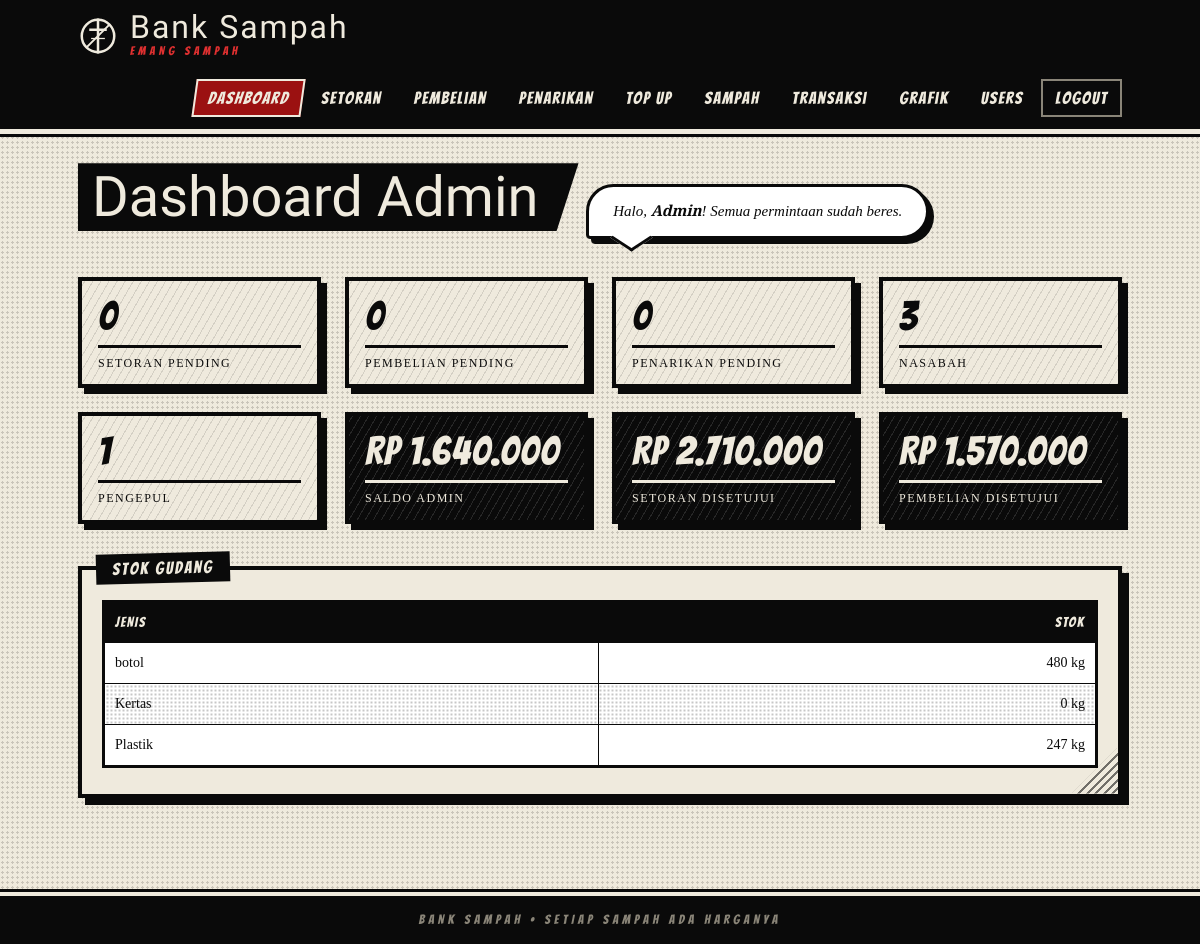
Page /admin/dashboard.php (signed in) on the committed database.
### tables this page shows
CREATE TABLE `sampah` (
  `id_sampah` int(11) NOT NULL,
  `jenis` varchar(100) NOT NULL,
  `harga_setor_per_kg` decimal(10,2) NOT NULL,
  `harga_jual_per_kg` decimal(10,2) NOT NULL,
  `stok_kg` decimal(10,2) DEFAULT 0.00
);

### admin/dashboard.php (the view, shortened to what this page needs)
<?php
require_once "../config/layout.php";
$setoran_pending   = satu($koneksi, "SELECT COUNT(*) FROM setoran WHERE status='pending'");
$pembelian_pending = satu($koneksi, "SELECT COUNT(*) FROM pembelian WHERE status='pending'");
$tarik_pending     = satu($koneksi, "SELECT COUNT(*) FROM penarikan WHERE status='pending'");
$total_nasabah     = satu($koneksi, "SELECT COUNT(*) FROM users WHERE role='nasabah'");
$total_pengepul    = satu($koneksi, "SELECT COUNT(*) FROM users WHERE role='pengepul'");
$total_setoran_rp  = satu($koneksi, "SELECT COALESCE(SUM(total_rp),0) FROM setoran WHERE status='disetujui'");
$total_beli_rp     = satu($koneksi, "SELECT COALESCE(SUM(total_rp),0) FROM pembelian WHERE status='disetujui'");
$saldo_admin       = satu($koneksi, "SELECT COALESCE(SUM(saldo),0) FROM users WHERE role='admin'");
$total_pending     = $setoran_pending + $pembelian_pending + $tarik_pending;
$stok = mysqli_query($koneksi, "SELECT jenis, stok_kg FROM sampah ORDER BY jenis");
?>
<div class="bubble">
    Halo, <b><?= h($_SESSION['user']['nama']) ?></b>!
    <?= $total_pending > 0 ? "Ada $total_pending permintaan menunggu keputusanmu." : "Semua permintaan sudah beres." ?>
</div>
<div class="stats">
    <a class="stat <?= $setoran_pending ? 'merah' : '' ?>" href="setoran.php">
        <div class="angka"><?= $setoran_pending ?></div><div class="label">Setoran pending</div></a>
    <a class="stat <?= $pembelian_pending ? 'merah' : '' ?>" href="pembelian.php">
        <div class="angka"><?= $pembelian_pending ?></div><div class="label">Pembelian pending</div></a>
    <a class="stat <?= $tarik_pending ? 'merah' : '' ?>" href="tarik.php">
        <div class="angka"><?= $tarik_pending ?></div><div class="label">Penarikan pending</div></a>
    <div class="stat"><div class="angka"><?= $total_nasabah ?></div><div class="label">Nasabah</div></div>
    <div class="stat"><div class="angka"><?= $total_pengepul ?></div><div class="label">Pengepul</div></div>
    <div class="stat gelap"><div class="angka"><?= rp($saldo_admin) ?></div><div class="label">Saldo Admin</div></div>
    <div class="stat gelap"><div class="angka"><?= rp($total_setoran_rp) ?></div><div class="label">Setoran disetujui</div></div>
    <div class="stat gelap"><div class="angka"><?= rp($total_beli_rp) ?></div><div class="label">Pembelian disetujui</div></div>
</div>
<section class="panel">
    <h3>Stok Gudang</h3>
    <div class="tabel-wrap">
    <table>
        <thead><tr><th>Jenis</th><th class="angka">Stok</th></tr></thead>
        <tbody>
        <?php while ($s = mysqli_fetch_assoc($stok)) { ?>
        <tr><td><?= h($s['jenis']) ?></td><td class="angka"><?= kg($s['stok_kg']) ?></td></tr>
        <?php } ?>
        </tbody>
    </table>
    </div>
</section>

### assets/style.css (style rules this page uses)
:root { --ink:#0a0a0a; --paper:#efeadd; --paper-2:#dcd5c4; --grey:#8a8578; --blood:#9b1111; --blood-dark:#4d0707; --blood-lt:#e03030; --f-judul:'Pirata One','UnifrakturCook',Georgia,serif; --f-sfx:'Bangers',Impact,'Arial Narrow',sans-serif; --f-teks:'Libre Baskerville',Georgia,'Times New Roman',serif; }
* { box-sizing:border-box }
html { background:var(--ink) }
body { margin:0; min-height:100vh; font-family:var(--f-teks); font-size:15px; line-height:1.55; color:var(--ink); background-color:var(--paper); background-image:radial-gradient(rgba(0,0,0,.16) 1px,transparent 1.3px); background-size:5px 5px; display:flex; flex-direction:column; }
a { color:var(--ink) }
.panel { position:relative;isolation:isolate;background:var(--paper);border:4px solid var(--ink); box-shadow:7px 7px 0 var(--ink);padding:30px 20px 20px;margin:0 0 38px; }
.panel::after { content:"";position:absolute;right:0;bottom:0;width:46px;height:46px;z-index:-1;opacity:.55; background:repeating-linear-gradient(135deg,var(--ink) 0 2px,transparent 2px 6px); clip-path:polygon(100% 0,100% 100%,0 100%) }
.panel>h3:first-child { position:absolute;top:-17px;left:14px;margin:0;background:var(--ink);color:var(--paper); font-family:var(--f-sfx);font-weight:400;font-size:17px;letter-spacing:2px;padding:2px 16px;transform:rotate(-1.5deg); }
.bubble { position:relative;display:inline-block;max-width:680px;background:#fff;border:3px solid var(--ink); border-radius:38px 38px 38px 6px;padding:12px 24px;margin:0 0 38px 4px;font-style:italic;box-shadow:5px 5px 0 var(--ink); }
.bubble::after { content:"";position:absolute;left:30px;bottom:-14px;width:22px;height:22px;background:#fff; border-left:3px solid var(--ink);border-bottom:3px solid var(--ink);transform:rotate(-45deg) skew(12deg,12deg) }
.stats { display:grid;grid-template-columns:repeat(auto-fit,minmax(210px,1fr));gap:24px;margin:0 0 42px }
.stat { display:block;position:relative;overflow:hidden;background:var(--paper);border:4px solid var(--ink); box-shadow:6px 6px 0 var(--ink);padding:14px 16px 12px;color:var(--ink);text-decoration:none }
.stat::before { content:"";position:absolute;inset:0;z-index:0;opacity:.12; background:repeating-linear-gradient(-60deg,var(--ink) 0 1px,transparent 1px 7px) }
.stat>* { position:relative;z-index:1 }
.stat .angka { font-family:var(--f-sfx);font-size:40px;line-height:1.05;letter-spacing:1px;word-break:break-word }
.stat .label { font-size:12px;text-transform:uppercase;letter-spacing:1.5px;border-top:3px solid var(--ink);margin-top:8px;padding-top:6px }
.stat.gelap { background:var(--ink);color:var(--paper) }
.stat.gelap .label { border-color:var(--paper) }
.stat.gelap::before { background:repeating-linear-gradient(-60deg,#fff 0 1px,transparent 1px 7px) }
.tabel-wrap { overflow-x:auto;margin:0 0 6px }
table { width:100%;border-collapse:collapse;border:3px solid var(--ink);background:#fff;font-size:14px }
th { background:var(--ink);color:var(--paper);font-family:var(--f-sfx);font-weight:400;letter-spacing:1.5px; text-transform:uppercase;font-size:14px;padding:9px 10px;text-align:left;border:1px solid var(--ink);white-space:nowrap }
td { padding:9px 10px;border:1px solid var(--ink);vertical-align:middle }
tbody tr:nth-child(even) td { background-image:radial-gradient(rgba(0,0,0,.22) 1px,transparent 1.2px);background-size:4px 4px }
td.angka,th.angka { text-align:right;white-space:nowrap }

### rows in the picture
sampah: jenis "botol", stok_kg "480 kg"
sampah: jenis "Kertas", stok_kg "0 kg"
sampah: jenis "Plastik", stok_kg "247 kg"

### other values in the picture
$nama "Dashboard"
$nama "Setoran"
$nama "Pembelian"
$nama "Penarikan"
$nama "Top Up"
$nama "Sampah"
$nama "Transaksi"
$nama "Grafik"
$nama "Users"
$judul "Dashboard Admin"
$_SESSION['user']['nama'] "Admin"
$setoran_pending "0"
$pembelian_pending "0"
$tarik_pending "0"
$total_nasabah "3"
